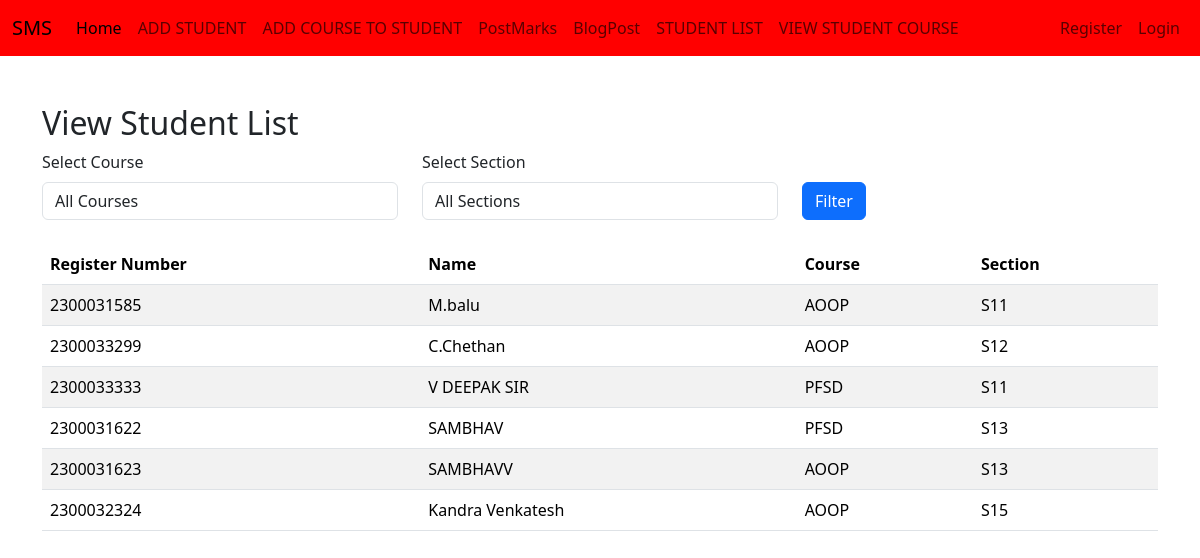
The app's page /facultyapp/view_student_list/ with its own data.
### adminapp/models.py (models this page shows, shortened)
class StudentList(models.Model):
    Register_Number = models.CharField(max_length=20, unique=True)
    Name = models.CharField(max_length=100)
    user = models.OneToOneField(User, on_delete=models.CASCADE, null=True)

### facultyapp/models.py (models this page shows, shortened)
class AddCourse(models.Model):
    COURSE_CHOICES = [
        ('AOOP', 'Advanced Object-Oriented Programming'),
        ('PFSD', 'Python Full Stack Development'),
    ]
    SECTION_CHOICES = [
        ('S11', 'Section S11'),
        ('S12', 'Section S12'),
        ('S13', 'Section S13'),
        ('S14', 'Section S14'),
        ('S15', 'Section S15'),
    ]
    student = models.ForeignKey(StudentList, on_delete=models.CASCADE)
    course = models.CharField(max_length=50, choices=COURSE_CHOICES)
    section = models.CharField(max_length=50, choices=SECTION_CHOICES)

### facultyapp/views.py (the view)
# urls.py: path('view_student_list/',views.view_student_list,name='view_student_list'),
def view_student_list(request):
    course = request.GET.get('course')
    section = request.GET.get('section')
    student_courses = AddCourse.objects.all()
    if course:
        student_courses = student_courses.filter(course=course)
    if section:
        student_courses = student_courses.filter(section=section)
    students = StudentList.objects.filter(id__in=student_courses.values('student_id'))
    course_choices = AddCourse.COURSE_CHOICES
    section_choices = AddCourse.SECTION_CHOICES
    context = {
        'students': students,
        'course_choices': course_choices,
        'section_choices': section_choices,
        'selected_course': course,
        'selected_section': section,
    }
    return render(request, 'facultyapp/view_student_list.html', context)

### templates/facultyapp/view_student_list.html (shortened to what this page needs)
{% extends 'Navbar/FacultyNavbar.html' %}
{% load static %}
{% block body %}
    <div class="container mt-5">
        <h2>View Student List</h2>
        <form method="get" class="mb-4">
            <div class="row">
                <div class="col-md-4">
                    <label for="course" class="form-label">Select Course</label>
                    <select name="course" id="course" class="form-control">
                        <option value="">All Courses</option>
                    </select>
                </div>
                <div class="col-md-4">
                    <label for="section" class="form-label">Select Section</label>
                    <select name="section" id="section" class="form-control">
                        <option value="">All Sections</option>
                    </select>
                </div>
                <div class="col-md-4 mt-4">
                    <button type="submit" class="btn btn-primary mt-2">Filter</button>
                </div>
            </div>
        </form>
        <table class="table table-striped">
            <thead>
                <tr>
                    <th>Register Number</th>
                    <th>Name</th>
                    <th>Course</th>
                    <th>Section</th>
                </tr>
            </thead>
            <tbody>
                {% if students %}
                    {% for student in students %}
                        <tr>
                            <td>{{ student.Register_Number }}</td>
                            <td>{{ student.Name }}</td>
                            <td>{{ student.addcourse_set.first.course }}</td>
                            <td>{{ student.addcourse_set.first.section }}</td>
                        </tr>
                    {% endfor %}
                {% else %}
                    <tr>
                        <td colspan="4" class="text-center">No students found.</td>
                    </tr>
                {% endif %}
            </tbody>
        </table>
    </div>
{% endblock %}

### records on screen
StudentList: Register_Number "2300031585", Name "M.balu", addcourse_set.first.course "AOOP", addcourse_set.first.section "S11"
StudentList: Register_Number "2300033299", Name "C.Chethan", addcourse_set.first.course "AOOP", addcourse_set.first.section "S12"
StudentList: Register_Number "2300033333", Name "V DEEPAK SIR", addcourse_set.first.course "PFSD", addcourse_set.first.section "S11"
StudentList: Register_Number "2300031622", Name "SAMBHAV", addcourse_set.first.course "PFSD", addcourse_set.first.section "S13"
StudentList: Register_Number "2300031623", Name "SAMBHAVV", addcourse_set.first.course "AOOP", addcourse_set.first.section "S13"
StudentList: Register_Number "2300032324", Name "Kandra Venkatesh", addcourse_set.first.course "AOOP", addcourse_set.first.section "S15"
